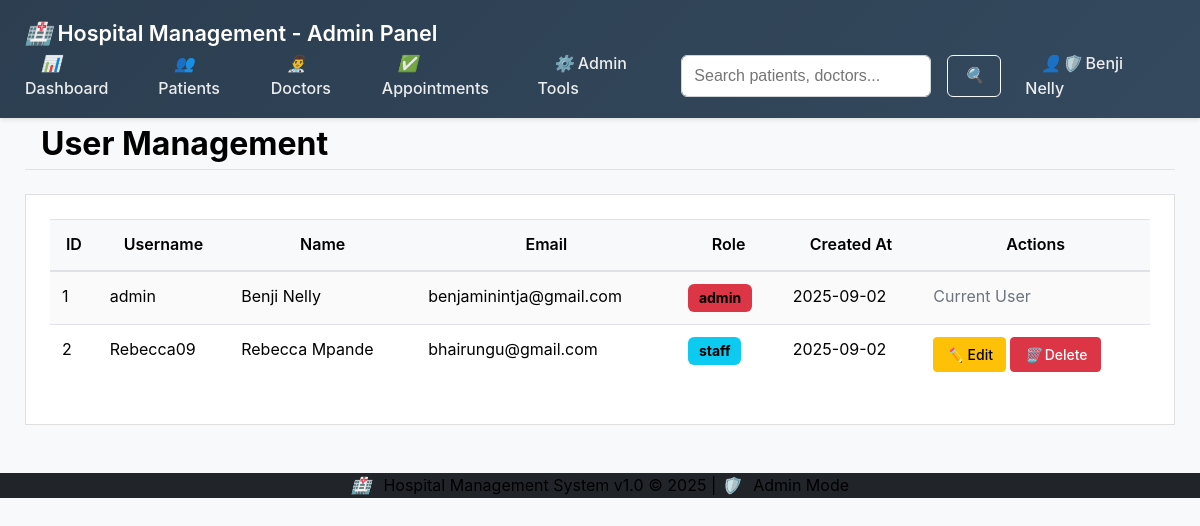
The app's page /admin/users (signed in) with its own data.
### models.py (models this page shows, shortened)
class User(db.Model, UserMixin):
    id = db.Column(db.Integer, primary_key=True)
    username = db.Column(db.String(20), unique=True, nullable=False)
    email = db.Column(db.String(120), unique=True, nullable=False)
    first_name = db.Column(db.String(50), nullable=False)
    last_name = db.Column(db.String(50), nullable=False)
    password = db.Column(db.String(60), nullable=False)
    role = db.Column(db.String(20), default='staff')  # 'admin' or 'staff'
    created_at = db.Column(db.DateTime, default=datetime.utcnow)

### app.py (the view)
@app.route('/admin/users')
@login_required
@admin_required
def user_management():
    users = User.query.all()
    return render_template_with_role('admin_users.html', title='User Management', users=users)

### app.py (called while the page is built)
@login_manager.user_loader
def load_user(user_id):
    return User.query.get(int(user_id))

def render_template_with_role(template, **context):
    if current_user.is_authenticated and current_user.role == 'admin':
        base_template = 'base_admin.html'
    else:
        base_template = 'base_user.html'
    return render_template(template, base_template=base_template, **context)

@app.context_processor
def inject_today_date():
    return {'min_date': date.today().strftime('%Y-%m-%d')}

### templates/admin_users.html (shortened to what this page needs)
{% extends "base_admin.html" %}
{% block content %}
<div class="d-flex justify-content-between flex-wrap flex-md-nowrap align-items-center pt-3 pb-2 mb-3 border-bottom">
    <h1 class="h2">User Management</h1>
</div>
<div class="card">
    <div class="card-body">
        <div class="table-responsive">
            <table class="table table-striped table-hover">
                <thead>
                    <tr>
                        <th>ID</th>
                        <th>Username</th>
                        <th>Name</th>
                        <th>Email</th>
                        <th>Role</th>
                        <th>Created At</th>
                        <th>Actions</th>
                    </tr>
                </thead>
                <tbody>
                    {% for user in users %}
                    <tr>
                        <td>{{ user.id }}</td>
                        <td>{{ user.username }}</td>
                        <td>{{ user.first_name }} {{ user.last_name }}</td>
                        <td>{{ user.email }}</td>
                        <td>
                            <span class="badge bg-{% if user.role == 'admin' %}danger{% else %}info{% endif %}">
                                {{ user.role }}
                            </span>
                        </td>
                        <td>{{ user.created_at.strftime('%Y-%m-%d') }}</td>
                        <td>
                            {% if user.id != current_user.id %}
                            <div class="btn-group">
                                <a href="{{ url_for('edit_user', user_id=user.id) }}" class="btn btn-sm btn-warning">
                                    <i class="fas fa-edit"></i> Edit
                                </a>
                                <a href="{{ url_for('delete_user', user_id=user.id) }}" class="btn btn-sm btn-danger" onclick="return confirm('Are you sure you want to delete this user?')">
                                    <i class="fas fa-trash"></i> Delete
                                </a>
                            </div>
                            {% else %}
                            <span class="text-muted">Current User</span>
                            {% endif %}
                        </td>
                    </tr>
                    {% endfor %}
                </tbody>
            </table>
        </div>
    </div>
</div>
{% endblock %}

### templates/base_admin.html (shortened to what this page needs)
<!DOCTYPE html>
<html lang="en">
<head>
</head>
<body class="admin-body">
    <nav class="navbar navbar-expand-lg navbar-dark admin-nav">
        <div class="container-fluid">
            <a class="navbar-brand" href="{{ url_for('dashboard') }}">
                <i class="fa-hospital"></i> Hospital Management - Admin Panel
            </a>
            <div class="d-flex align-items-center">
                <ul class="navbar-nav me-auto">
                    <li class="nav-item">
                        <a class="nav-link" href="{{ url_for('dashboard') }}">
                            <i class="fa-tachometer-alt"></i> Dashboard
                        </a>
                    </li>
                    <li class="nav-item">
                        <a class="nav-link" href="{{ url_for('patients') }}">
                            <i class="fa-users"></i> Patients
                        </a>
                    </li>
                    <li class="nav-item">
                        <a class="nav-link" href="{{ url_for('doctors') }}">
                            <i class="fa-user-md"></i> Doctors
                        </a>
                    </li>
                    <li class="nav-item">
                        <a class="nav-link" href="{{ url_for('appointments') }}">
                            <i class="fa-calendar-check"></i> Appointments
                        </a>
                    </li>
                    <li class="nav-item dropdown">
                        <a class="nav-link dropdown-toggle" href="#" id="adminDropdown" role="button">
                            <i class="fa-cogs"></i> Admin Tools
                        </a>
                    </li>
                </ul>
                <form class="d-flex me-3" action="{{ url_for('search') }}" method="GET">
                    <input class="form-control me-2" type="search" name="q" placeholder="Search patients, doctors..." aria-label="Search" style="min-width: 250px;">
                    <button class="btn btn-outline-light" type="submit">
                        <i class="fa-search"></i>
                    </button>
                </form>
                <ul class="navbar-nav">
                    <li class="nav-item dropdown">
                        <a class="nav-link dropdown-toggle" href="#" id="userDropdown" role="button">
                            <i class="fa-user-shield"></i> {{ current_user.first_name }} {{ current_user.last_name }}
                        </a>
                    </li>
                </ul>
            </div>
        </div>
    </nav>
    <div class="container-fluid px-4 py-4">
        {% block content %}{% endblock %}
    </div>
    <footer class="bg-dark text-white text-center py-4 mt-5">
        <div class="container-fluid">
            <p class="mb-0">
                <i class="fa-hospital me-1"></i> Hospital Management System v1.0 &copy; 2025
                | <i class="fa-shield-alt me-1"></i> Admin Mode
            </p>
        </div>
    </footer>
</body>
</html>

### templates/base_admin.html (style rules this page uses)
.admin-body { background-color: #f8f9fa; display: flex; flex-direction: column; min-height: 100vh; }
.admin-nav { background: linear-gradient(135deg, #2c3e50 0%, #34495e 100%) !important; }
.badge { font-size: 0.75em; }
.table th { border-top: none; font-weight: 600; background-color: #f8f9fa; }
.btn { border-radius: 0.375rem; }
footer { margin-top: auto; }
* { box-sizing: border-box; margin: 0; padding: 0; }
body { font-family: -apple-system, BlinkMacSystemFont, 'Segoe UI', Roboto, sans-serif; line-height: 1.6; color: #000000 !important; background-color: #f8f9fa; }
.container, .container-fluid { width: 100% !important; max-width: 100% !important; padding: 0 25px; }
.card { background: #fff; border: 1px solid rgba(0,0,0,.125); position: relative; color: #000000 !important; }
.card-body { flex: 1 1 auto; padding: 1.5rem; }
.btn { display: inline-block; font-weight: 500; line-height: 1.5; color: #ffffff !important; text-align: center; text-decoration: none; vertical-align: middle; cursor: pointer; user-select: none; background-color: transparent; border: 1px solid transparent; padding: 0.5rem 1rem; font-size: 1rem; border-radius: 0.375rem; transition: all 0.2s ease-in-out; }
.btn-danger { background-color: #dc3545; border-color: #dc3545; }
.btn-warning { background-color: #ffc107; border-color: #ffc107; color: #000000 !important; }
.btn-outline-light { color: #f8f9fa !important; border-color: #f8f9fa; background: transparent; }
.btn-sm { padding: 0.375rem 0.75rem; font-size: 0.875rem; border-radius: 0.25rem; }
.table { width: 100%; margin-bottom: 1rem; color: #000000 !important; border-collapse: collapse; }
.table th, .table td { padding: 0.75rem; vertical-align: top; border-top: 1px solid #dee2e6; color: #000000 !important; }
.table thead th { vertical-align: bottom; border-bottom: 2px solid #dee2e6; background-color: #f8f9fa !important; color: #000000 !important; font-weight: 600; }
.table-striped tbody tr:nth-of-type(odd) { background-color: rgba(0,0,0,.02); }
.form-control { display: block; width: 100%; padding: 0.5rem 0.75rem; font-size: 1rem; font-weight: 400; line-height: 1.5; color: #000000 !important; background-color: #fff; background-clip: padding-box; border: 1px solid #ced4da; border-radius: 0.375rem; transition: border-color .15s ease-in-out,box-shadow .15s ease-in-out; }
.navbar { background: linear-gradient(135deg, #2c3e50 0%, #34495e 100%); padding: 1rem 0; box-shadow: 0 2px 4px rgba(0,0,0,0.1); }
.navbar-brand { color: white; font-size: 1.35rem; font-weight: 600; text-decoration: none; }
.nav-link { color: rgba(255,255,255,0.9); text-decoration: none; padding: 0.5rem 1rem; font-weight: 500; transition: color 0.2s ease; }
.navbar-nav { display: flex; list-style: none; align-items: center; }
.nav-item { position: relative; }
.text-center { text-align: center; }
.text-muted { color: #6c757d !important; }
.text-white { color: white !important; }
h1, h2, h3, h4, h5, h6, p, span, div, li, td, th, label { color: #000000 !important; }
.mb-0 { margin-bottom: 0; }
.mb-3 { margin-bottom: 1.5rem; }
.mt-5 { margin-top: 3rem; }
.me-1 { margin-right: 0.5rem; }
.me-2 { margin-right: 1rem; }
.me-3 { margin-right: 1.5rem; }
.d-flex { display: flex; }
.flex-wrap { flex-wrap: wrap; }
.justify-content-between { justify-content: space-between; }
.align-items-center { align-items: center; }
.border-bottom { border-bottom: 1px solid #dee2e6; }
.h2 { font-size: 2rem; font-weight: 700; }
.badge { display: inline-block; padding: 0.5em 0.75em; font-size: 0.875em; font-weight: 700; line-height: 1; text-align: center; white-space: nowrap; vertical-align: baseline; border-radius: 0.375rem; }
.bg-danger { background-color: #dc3545; }
.bg-info { background-color: #0dcaf0; }
.bg-dark { background-color: #212529; }
.fa-edit::before { content: "✏️"; }
.fa-trash::before { content: "🗑️"; }
.fa-user-md::before { content: "👨‍⚕️"; }
.fa-tachometer-alt::before { content: "📊"; }
.fa-hospital::before { content: "🏥"; }
.fa-users::before { content: "👥"; }
.fa-calendar-check::before { content: "✅"; }
.fa-cogs::before { content: "⚙️"; }
.fa-search::before { content: "🔍"; }
.fa-user-shield::before { content: "👤🛡️"; }
.fa-shield-alt::before { content: "🛡️"; }

### records on screen
User: first_name "Benji", last_name "Nelly", id "1", username "admin", email "benjaminintja@gmail.com", role "admin", created_at "2025-09-02", shows "Current User"
User: id "2", username "Rebecca09", first_name "Rebecca", last_name "Mpande", email "bhairungu@gmail.com", role "staff", created_at "2025-09-02"
